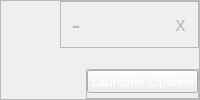
       <widget class="QFrame" name="optionFrame">
        <property name="minimumSize">
         <size>
          <width>160</width>
          <height>0</height>
         </size>
        </property>
        <property name="styleSheet">
         <string notr="true"/>
        </property>
        <property name="frameShape">
         <enum>QFrame::StyledPanel</enum>
        </property>
        <property name="frameShadow">
         <enum>QFrame::Raised</enum>
        </property>
        <layout class="QVBoxLayout" name="verticalLayout">
         <property name="spacing">
          <number>5</number>
         </property>
         <property name="leftMargin">
          <number>10</number>
         </property>
         <property name="topMargin">
          <number>0</number>
         </property>
         <property name="rightMargin">
          <number>0</number>
         </property>
         <property name="bottomMargin">
          <number>0</number>
         </property>
         <item alignment="Qt::AlignRight">
          <widget class="QFrame" name="frame">
           <property name="frameShape">
            <enum>QFrame::StyledPanel</enum>
           </property>
           <property name="frameShadow">
            <enum>QFrame::Raised</enum>
           </property>
           <layout class="QHBoxLayout" name="horizontalLayout_3">
            <property name="spacing">
             <number>0</number>
            </property>
            <property name="leftMargin">
             <number>0</number>
            </property>
            <property name="topMargin">
             <number>0</number>
            </property>
            <property name="rightMargin">
             <number>0</number>
            </property>
            <property name="bottomMargin">
             <number>0</number>
            </property>
            <item>
             <widget class="QPushButton" name="minBtn">
              <property name="sizePolicy">
               <sizepolicy hsizetype="Preferred" vsizetype="Preferred">
                <horstretch>0</horstretch>
                <verstretch>0</verstretch>
               </sizepolicy>
              </property>
              <property name="minimumSize">
               <size>
                <width>30</width>
                <height>30</height>
               </size>
              </property>
              <property name="maximumSize">
               <size>
                <width>30</width>
                <height>30</height>
               </size>
              </property>
              <property name="cursor">
               <cursorShape>PointingHandCursor</cursorShape>
              </property>
              <property name="styleSheet">
               <string notr="true">QPushButton {
color:rgb(185, 187, 190);
font:20pt;
border-top-left-radius:0px;
border-top-right-radius:0px;
}
QPushButton:hover {
background-color:rgb(38, 41, 46);
}</string>
              </property>
              <property name="text">
               <string>-</string>
              </property>
              <property name="autoExclusive">
               <bool>false</bool>
              </property>
             </widget>
            </item>
            <item>
             <widget class="QPushButton" name="fullScrBtn">
              <property name="sizePolicy">
               <sizepolicy hsizetype="Preferred" vsizetype="Preferred">
                <horstretch>0</horstretch>
                <verstretch>0</verstretch>
               </sizepolicy>
              </property>
              <property name="minimumSize">
               <size>
                <width>30</width>
                <height>30</height>
               </size>
              </property>
              <property name="cursor">
               <cursorShape>PointingHandCursor</cursorShape>
              </property>
              <property name="styleSheet">
               <string notr="true">QPushButton {
color:rgb(185, 187, 190);
font:20pt;
border-top-left-radius:0px;
border-top-right-radius:0px;
}
QPushButton:hover {
background-color:rgb(38, 41, 46);
}</string>
              </property>
              <property name="text">
               <string/>
              </property>
              <property name="icon">
               <iconset resource="../qtrf.qrc">
                <normaloff>:/icon/assets/icon/maximize-2.svg</normaloff>:/icon/assets/icon/maximize-2.svg</iconset>
              </property>
              <property name="autoExclusive">
               <bool>false</bool>
              </property>
             </widget>
            </item>
            <item>
             <widget class="QPushButton" name="closeBtn">
              <property name="sizePolicy">
               <sizepolicy hsizetype="Preferred" vsizetype="Preferred">
                <horstretch>0</horstretch>
                <verstretch>0</verstretch>
               </sizepolicy>
              </property>
              <property name="minimumSize">
               <size>
                <width>35</width>
                <height>30</height>
               </size>
              </property>
              <property name="maximumSize">
               <size>
                <width>35</width>
                <height>30</height>
               </size>
              </property>
              <property name="cursor">
               <cursorShape>PointingHandCursor</cursorShape>
              </property>
              <property name="styleSheet">
               <string notr="true">QPushButton {
color:rgb(185, 187, 190);
font:15pt;
border-top-left-radius:0px;
border-top-right-radius:10px;
}
QPushButton:hover {
background-color:rgb(237, 66, 69);
}</string>
              </property>
              <property name="text">
               <string>x</string>
              </property>
              <property name="autoExclusive">
               <bool>false</bool>
              </property>
             </widget>
            </item>
           </layout>
          </widget>
         </item>
         <item alignment="Qt::AlignRight|Qt::AlignBottom">
          <widget class="QFrame" name="frame_3">
           <property name="frameShape">
            <enum>QFrame::StyledPanel</enum>
           </property>
           <property name="frameShadow">
            <enum>QFrame::Raised</enum>
           </property>
           <layout class="QVBoxLayout" name="verticalLayout_2">
            <property name="spacing">
             <number>0</number>
            </property>
            <property name="leftMargin">
             <number>0</number>
            </property>
            <property name="topMargin">
             <number>0</number>
            </property>
            <property name="rightMargin">
             <number>0</number>
            </property>
            <property name="bottomMargin">
             <number>5</number>
            </property>
            <item>
             <widget class="QPushButton" name="optionTabBtn">
              <property name="sizePolicy">
               <sizepolicy hsizetype="Fixed" vsizetype="Fixed">
                <horstretch>0</horstretch>
                <verstretch>0</verstretch>
               </sizepolicy>
              </property>
              <property name="cursor">
               <cursorShape>PointingHandCursor</cursorShape>
              </property>
              <property name="layoutDirection">
               <enum>Qt::RightToLeft</enum>
              </property>
              <property name="styleSheet">
               <string notr="true">QPushButton {
color:white;
font:10pt;
}
QPushButton:hover {
text-decoration: underline;
}</string>
              </property>
              <property name="text">
               <string>Launcher Options</string>
              </property>
              <property name="icon">
               <iconset resource="../qtrf.qrc">
                <normaloff>:/icon/assets/icon/126472.png</normaloff>:/icon/assets/icon/126472.png</iconset>
              </property>
              <property name="iconSize">
               <size>
                <width>20</width>
                <height>20</height>
               </size>
              </property>
              <property name="checkable">
               <bool>false</bool>
              </property>
             </widget>
            </item>
           </layout>
          </widget>
         </item>
        </layout>
       </widget>
